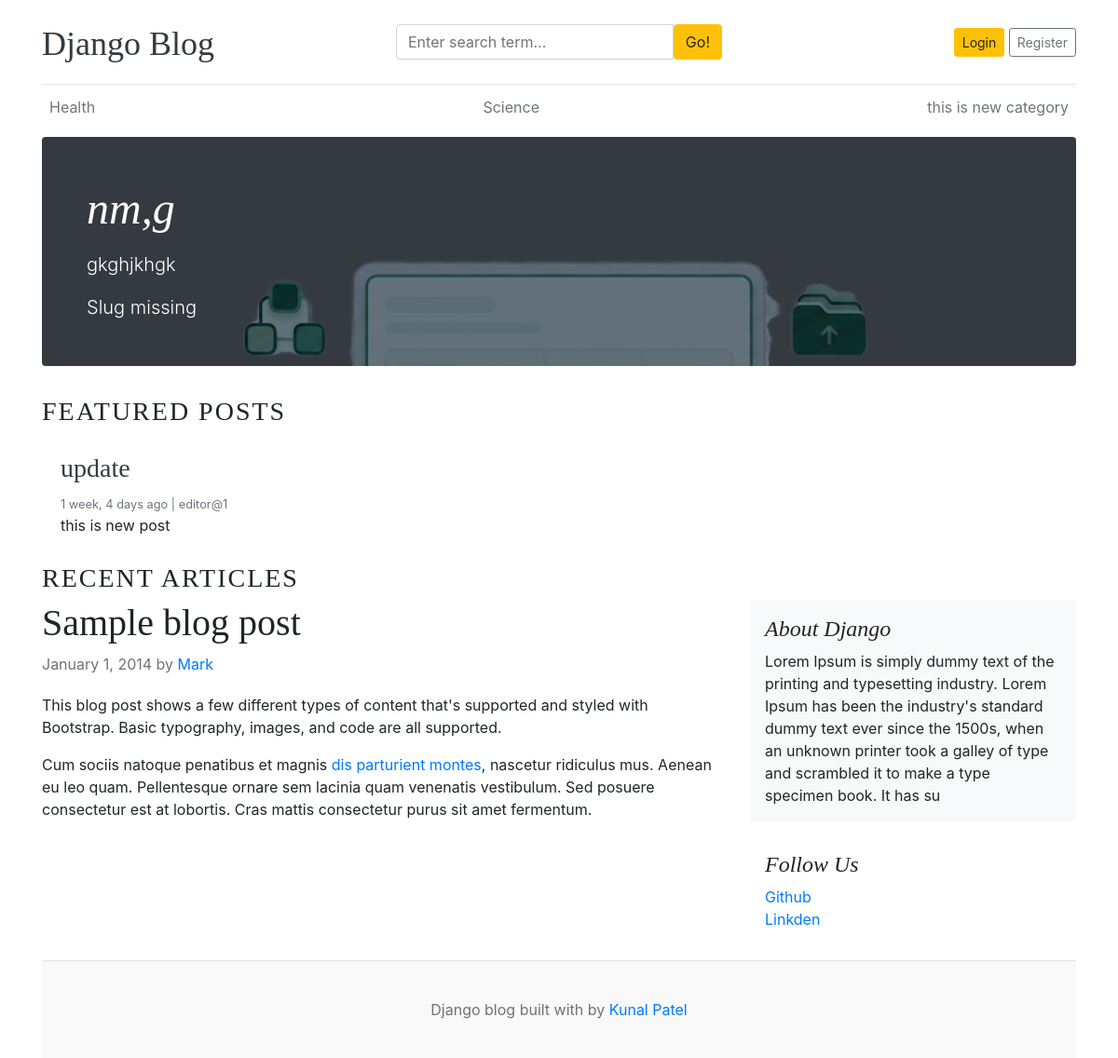
The app's page /, older data.
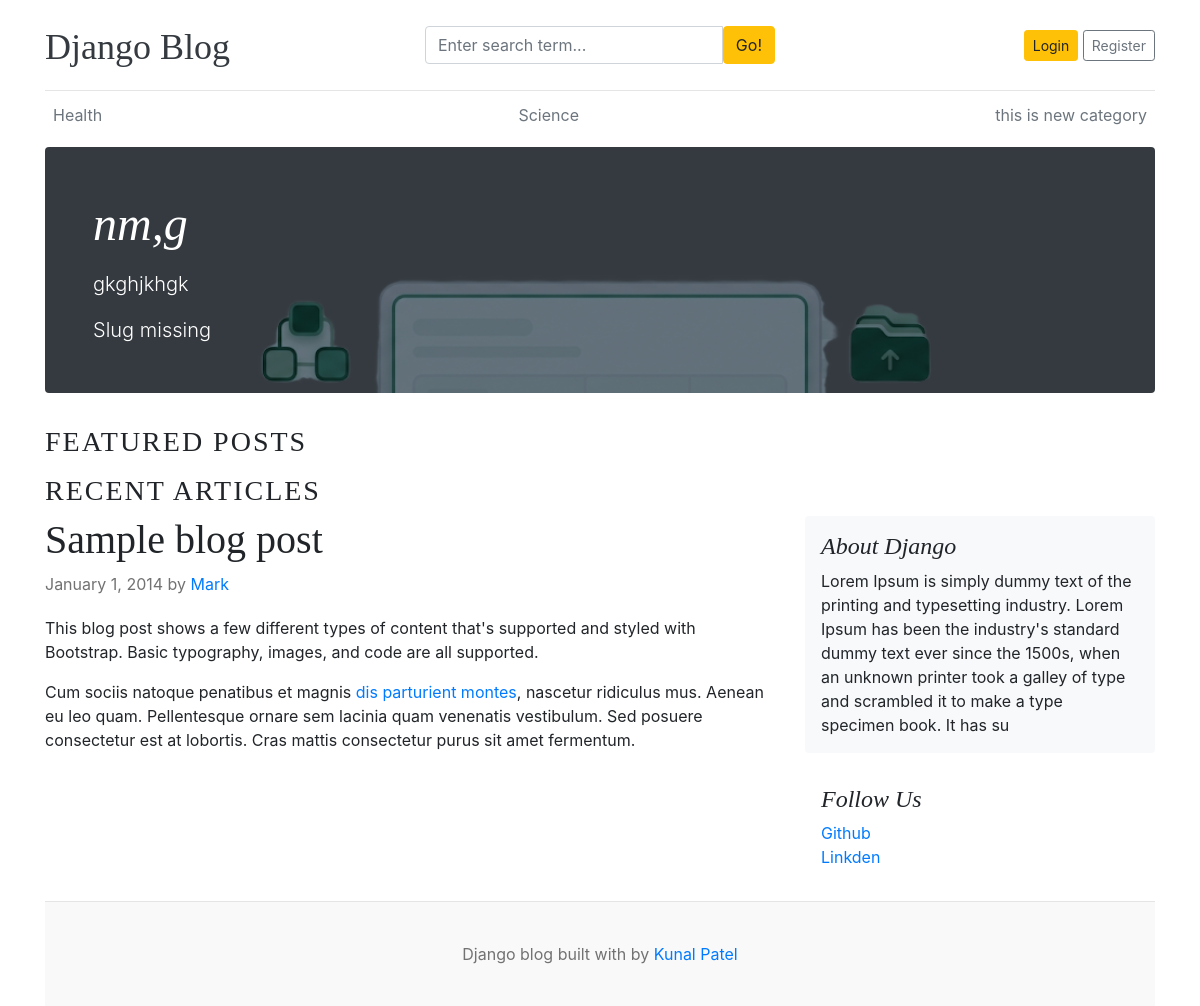
The same page, newer data.
### blogs/models.py (models this page shows, shortened)
class Category(models.Model):
    category_name = models.CharField(max_length=50, unique=True)
    created_at = models.DateTimeField(auto_now_add=True)
    updated_at = models.DateTimeField(auto_now=True)
    class Meta:
        verbose_name_plural = 'categories'

class Blog(models.Model):
    title = models.CharField(max_length=100)
    slug = models.SlugField(max_length=150, unique=True, blank=True)
    category = models.ForeignKey(Category, on_delete=models.CASCADE)
    author = models.ForeignKey(User, on_delete=models.CASCADE)
    featured_image = models.ImageField(upload_to='uploads/%Y/%m/%d')
    short_description = models.TextField(max_length=500)
    blog_body = models.TextField(max_length=2000)
    status = models.CharField(max_length=20, choices=STATUS_CHOICES, default="Draft")
    is_featured = models.BooleanField(default=False)
    created_at = models.DateTimeField(auto_now_add=True)
    updated_at = models.DateTimeField(auto_now=True)

### assignments/models.py (models this page shows, shortened)
class About(models.Model):
    about_heading = models.CharField(max_length=25)
    about_description = models.TextField(max_length=255)
    created_at = models.DateTimeField(auto_now_add=True)
    updated_at = models.DateTimeField(auto_now=True)
    class Meta:
        verbose_name_plural = 'About'

class SocialLink(models.Model):
    platform = models.CharField(max_length=25)
    link = models.URLField(max_length=100)
    created_at = models.DateTimeField(auto_now_add=True)
    updated_at = models.DateTimeField(auto_now=True)

### blog_main/views.py (the view)
# urls.py: 2. Add a URL to urlpatterns:  path('', views.home, name='home')
def home(request):
    featured_posts = Blog.objects.filter(is_featured=True, status='Published').order_by('updated_at')
    posts = Blog.objects.filter(is_featured=False, status='Published')
    try:
        about = About.objects.get()
    except:
        about = None
    context = {
        'featured_posts':featured_posts,
        'posts': posts,
        'about': about,
    }
    return render(request, 'home.html', context)

### blogs/context_processors.py (called while the page is built)
def get_categories(request):
    categories = Category.objects.all()
    return dict(categories=categories)

def get_social_links(request):
    social_links  = SocialLink.objects.all()
    return dict(social_links=social_links)

### templates/home.html (shortened to what this page needs)
{% extends 'base.html' %}
{% block content %}
  {% for post in featured_posts %}
    {% if forloop.first %}
      <div class="jumbotron p-3 p-md-5 text-white rounded bg-dark"
           style="background-image: url({{ post.featured_image.url }});
                  background-blend-mode: overlay;
                  background-size: cover;">
        <div class="col-md-8 px-0">
          <h1 class="display-4 font-italic">{{ post.title }}</h1>
          <p class="lead my-3">{{ post.short_description | truncatewords:10 }}</p>
          <p class="lead mb-0">
            {% if post.slug %}
              <a href="{% url 'blogs' post.slug %}" class="text-white font-weight-bold">Continue reading...</a>
            {% else %}
              <span class="text-white">Slug missing</span>
            {% endif %}
          </p>
        </div>
      </div>
    {% endif %}
  {% endfor %}
  <h3 class="text-uppercase text working" style="letter-spacing: 2px;">Featured Posts</h3>
  <div class="row mb-2">
    {% for post in featured_posts %}
      {% if not forloop.first %}
        <div class="col-md-6">
          <div class="card border-0">
            <div class="card-body">
              <h3>
                {% if post.slug %}
                  <a href="{% url 'blogs' post.slug %}" class="text-dark">{{ post.title }}</a>
                {% else %}
                  {{ post.title }}
                {% endif %}
              </h3>
              <small class="mb-1 text-muted">{{ post.created_at|timesince }} ago | {{ post.author }}</small>
              <p class="card-text">{{ post.short_description | truncatewords:25 }}</p>
            </div>
          </div>
        </div>
      {% endif %}
    {% endfor %}
  </div>
  <h3 class="text-uppercase text working" style="letter-spacing: 2px;">Recent Articles</h3>
  <main role="main" class="container p-0">
    <div class="row">
      <div class="col-md-8 blog-main">
        <div class="blog-post">
          <h2 class="blog-post-title">Sample blog post</h2>
          <p class="blog-post-meta">January 1, 2014 by <a href="#">Mark</a></p>
          <p>This blog post shows a few different types of content that's supported and styled with Bootstrap. Basic typography, images, and code are all supported.</p>
          <p>Cum sociis natoque penatibus et magnis <a href="#">dis parturient montes</a>, nascetur ridiculus mus. Aenean eu leo quam. Pellentesque ornare sem lacinia quam venenatis vestibulum. Sed posuere consectetur est at lobortis. Cras mattis consectetur purus sit amet fermentum.</p>
        </div>
      </div>
      <aside class="col-md-4 blog-sidebar">
        <div class="p-3 mb-3 bg-light rounded">
          <h4 class="font-italic">{{ about.about_heading }}</h4>
          <p class="mb-0">{{ about.about_description }}</p>
        </div>
        {% if social_links %}
        <div class="p-3">
          <h4 class="font-italic">Follow Us</h4>
          <ol class="list-unstyled">
            {% for i in social_links %}
            <li><a href="{{ i.link }}" target="_blank">{{ i.platform }}</a></li>
            {% endfor %}
          </ol>
        </div>
        {% endif %}
      </aside>
    </div>
  </main>
{% endblock %}

### templates/base.html (shortened to what this page needs)
{% load static %}
<!DOCTYPE html>
<html lang="en">
<head>
    <link href="https://getbootstrap.com/docs/4.0/dist/css/bootstrap.min.css" rel="stylesheet">
    <link href="{% static 'css/blog.css' %}" rel="stylesheet">
    <link rel="stylesheet" href="https://cdnjs.cloudflare.com/ajax/libs/font-awesome/4.7.0/css/font-awesome.min.css">
</head>
<body>
    <div class="container">
      <header class="blog-header py-3">
        <div class="row flex-nowrap justify-content-between align-items-center">
          <div class="col-4 pt-1">
            <a class="blog-header-logo text-dark" href="/">Django Blog</a>
          </div>
          <div class="col-4">
            <form action="{% url 'search' %}" method="GET">
                <div class="input-group">
                    <input class="form-control" type="text"  name="keyword" placeholder="Enter search term..." aria-label="Enter search term..." aria-describedby="button-search" />
                    <button type="submit" class="btn btn-warning" id="button-search" type="button">Go!</button>
                  </div>
            </form>
          </div>
        <div class="col-4 d-flex justify-content-end align-items-center">
    {% if not user.is_authenticated %}
    <a class="btn btn-sm btn-warning" href="{% url 'login' %}">Login</a> &nbsp;
    <a class="btn btn-sm btn-outline-secondary" href="{% url 'register' %}">Register</a>
    {% else %}
    <span><a href="{% url 'dashboard' %}">Dashboard</a></span>
    &emsp;
    <span><a href="{% url 'logout' %}">Logout</a></span>
    {% endif %}
</div>
        </div>
      </header>
      <div class="nav-scroller py-1 mb-2">
        <nav class="nav d-flex justify-content-between">
          {% for cat in categories %}
          <a class="p-2 text-muted" href="{% url 'posts_by_category' cat.id %}">{{ cat.category_name }}</a>
          {% endfor %}
        </nav>
      </div>
      {% block content %}
      {% endblock %}
    <footer class="blog-footer">
      <p>Django blog built with by <a href="#">Kunal Patel</a></p>
    </footer>
    </body>
</html>

### blog_main/static/css/blog.css (style rules this page uses)
.blog-header { border-bottom: 1px solid #e5e5e5; }
.blog-header-logo { font-family: "Playfair Display", Georgia, "Times New Roman", serif; font-size: 2.25rem; }
h1, h2, h3, h4, h5, h6 { font-family: "Playfair Display", Georgia, "Times New Roman", serif; }
.display-4 { font-size: 2.5rem; }
@media (min-width: 768px) { .display-4 { font-size: 3rem; } }
.blog-post { margin-bottom: 4rem; }
.blog-post-title { font-size: 2.5rem; }
.blog-post-meta { margin-bottom: 1.25rem; color: #727272; }
.blog-footer { padding: 2.5rem 0; color: #727272; text-align: center; background-color: #f9f9f9; border-top: .05rem solid #e5e5e5; }
.blog-footer p:last-child { margin-bottom: 0; }

Row changes from the older to the newer data that the page shows:
removed Blog: title "update", created_at "1 week, 4 days", author "editor@1", short_description "this is new post", shown under "FEATURED POSTS"
